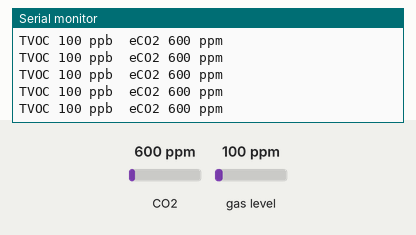
Bench run of a sketch on a simulated Arduino Uno, built with avr-gcc and run on an emulated ATmega328P. On the bench: the last lines printed to the serial monitor. Inputs (shaded band) come from the test bench; at power-on: CO2 600 ppm, gas level 100 ppm.

Above: at 1.2 s.
1.3 s: CO2 set to 452 ppm
At 3.05 s:
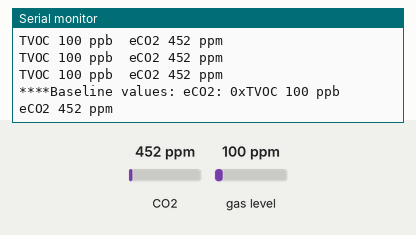
4.3 s: gas level set to 20 ppm
At 4.37 s:
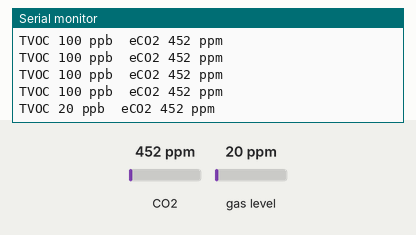
5.8 s: CO2 set to 1050 ppm
At 5.89 s:
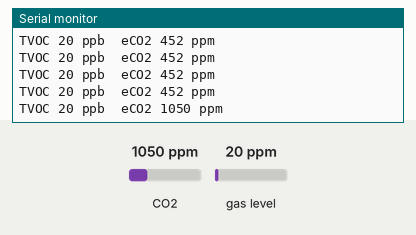
Timing chart, 0 to 8.8 s (numbered marks = the images above; inputs shaded):
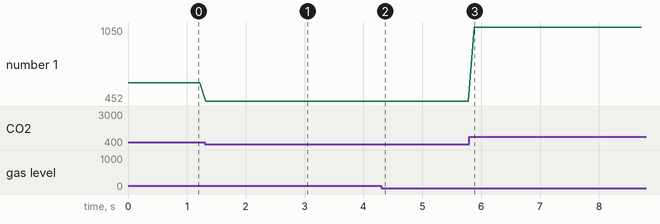

The sketch:

voc_trans.ino
```cpp
#include <Wire.h>
#include "Adafruit_SGP30.h"

Adafruit_SGP30 sgp;


uint32_t getAbsoluteHumidity(float temperature, float humidity) {
    // approximation formula from Sensirion SGP30 Driver Integration chapter 3.15
    const float absoluteHumidity = 216.7f * ((humidity / 100.0f) * 6.112f * exp((17.62f * temperature) / (243.12f + temperature)) / (273.15f + temperature)); // [g/m^3]
    const uint32_t absoluteHumidityScaled = static_cast<uint32_t>(1000.0f * absoluteHumidity); // [mg/m^3]
    return absoluteHumidityScaled;
}

void setup() {
  Serial.begin(38400);
  Serial.println("SGP30 test");

  if (! sgp.begin()){
  //  Serial.println("Sensor not found :(");
    while (1);
  }
 // Serial.print("Found SGP30 serial #");
 //Serial.print(sgp.serialnumber[0], HEX);
// Serial.print(sgp.serialnumber[1], HEX);
 // Serial.println(sgp.serialnumber[2], HEX);


  //sgp.setIAQBaseline(0x8E68, 0x8F41);  python ka address file copy
}

int counter = 0;
void loop() {

  //float temperature = 22.1; // [°C]
  //float humidity = 45.2; // [%RH]


  if (! sgp.IAQmeasure()) {
    Serial.println("Measurement failed");
    return;
  }
  Serial.print("TVOC "); Serial.print(sgp.TVOC); Serial.print(" ppb\t");
  Serial.print("eCO2 "); Serial.print(sgp.eCO2); Serial.println(" ppm");
  delay(100);

  counter++;
  if (counter == 30) {
    counter = 0;

    uint16_t TVOC_base, eCO2_base;
    if (! sgp.getIAQBaseline(&eCO2_base, &TVOC_base)) {
      Serial.println("Failed to get baseline readings");
      return;
    }
   Serial.print("****Baseline values: eCO2: 0x");
   //Serial.print(eCO2_base, HEX);
    //Serial.print(" & TVOC: 0x"); Serial.println(TVOC_base, HEX);
  }
}
```

Measured:
- after the input at 1.3 s, the serial monitor: prints a new line at once (image 1)
- after the input at 4.3 s, the serial monitor: prints a new line after 0.06 s (image 2)
- after the input at 5.8 s, the serial monitor: prints a new line after 0.08 s (image 3)
- plotted number 1: 600 → 452 after the input at 1.3 s, 452 → 1050 after the input at 5.8 s
